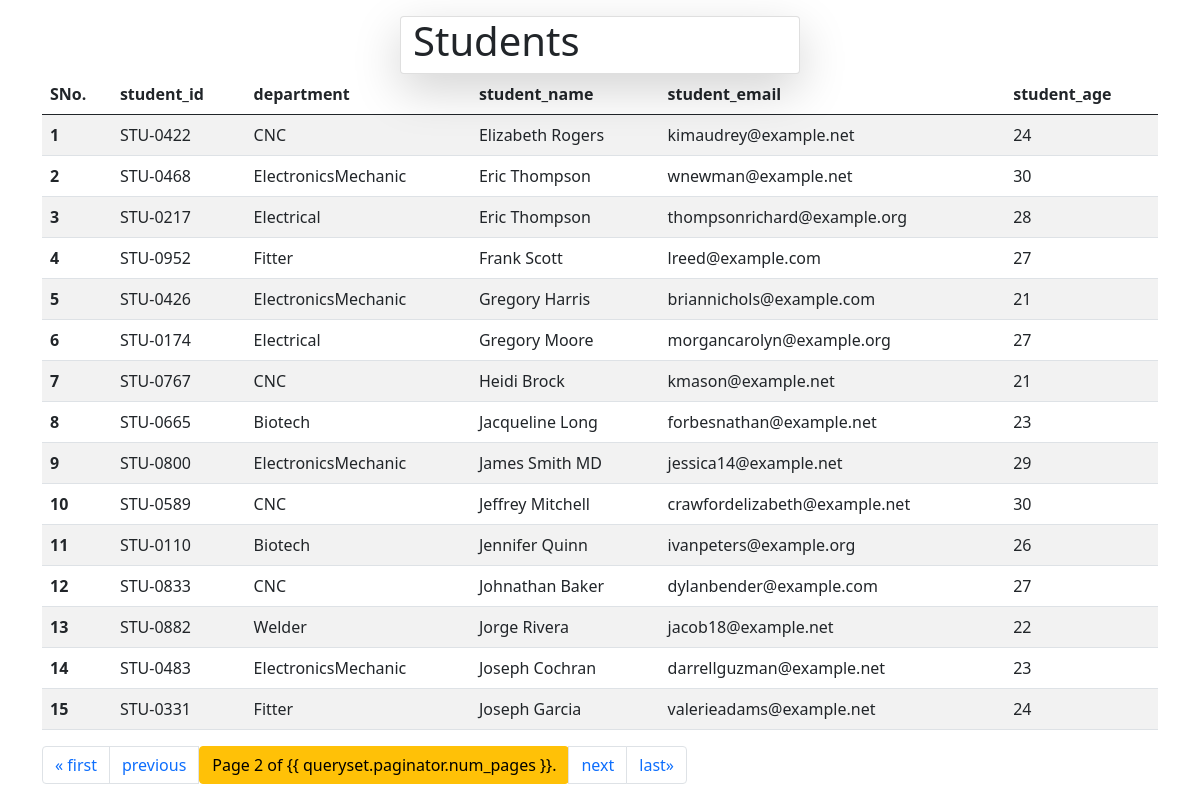
Screenshot of /students/?page=2 with the database file from the repository.
### vege/models.py (models this page shows)
class Student(models.Model):
    department = models.ForeignKey(
        Department, related_name="depart", on_delete=models.CASCADE)
    student_id = models.OneToOneField(
        StudentID, related_name="studentid", on_delete=models.CASCADE)
    student_name = models.CharField(max_length=100)
    student_email = models.EmailField(unique=True)
    student_age = models.IntegerField(default=18)
    student_address = models.TextField()
    def __str__(self) -> str:
        return self.student_name
    class Meta:
        ordering = ['student_name']
        verbose_name = "student"

class StudentID(models.Model):
    student_id = models.CharField(max_length=100)
    def __str__(self) -> str:
        return self.student_id

class Department(models.Model):
    department = models.CharField(max_length=100)
    def __str__(self) -> str:
        return self.department
    class Meta:
        ordering = ['department']

### vege/views.py (the view)
# urls.py: path('students/',views.get_students,name='get_studentss'),
def get_students(request):
    queryset = Student.objects.all()
    if request.GET.get('search'):
        search=request.GET.get('search')
        queryset=queryset.filter(Student_name__icontains=search)
    paginator = Paginator(queryset, 15)  # Show 25 contacts per page.
    page_number = request.GET.get("page", 1)
    page_obj = paginator.get_page(page_number)
    return render(request, 'report/students.html', {'queryset': page_obj})

### vege/templates/report/students.html (shortened to what this page needs)
<!DOCTYPE html>
<html lang="en">
<head>
    <link href="https://cdn.jsdelivr.net/npm/bootstrap@5.0.2/dist/css/bootstrap.min.css" rel="stylesheet"
>
</head>
<body>
    <div class="container col-4 card mt-3 shadow-lg">
        <h1>Students</h1>
    </div>
    <div class="container">
        <table class="table table-striped">
            <thead class="thead-dark">
                <tr>
                    <th scope="col">SNo.</th>
                    <th scope="col">student_id</th>
                    <th scope="col">department</th>
                    <th scope="col">student_name</th>
                    <th scope="col">student_email</th>
                    <th scope="col">student_age</th>
                </tr>
            </thead>
            <tbody>
                {% for student in queryset %}
                <tr>
                    <th scope="row">{{forloop.counter}}</th>
                    <td>{{student.student_id}}</td>
                    <td>{{student.department}}</td>
                    <td>{{student.student_name}}</td>
                    <td>{{student.student_email}}</td>
                    <td>{{student.student_age}}</td>
                </tr>
                {% endfor %}
            </tbody>
        </table>
        <div class="pagination">
            <nav aria-label="Page navigation example">
                <ul class="pagination">
                    {% if queryset.has_previous %}
                    <li class="page-item"><a class="page-link" href="?page=1">&laquo; first</a></li>
                    <li class="page-item"><a class="page-link"
                            href="?page={{ queryset.previous_page_number }}">previous</a></li>
                    {% endif %}
                    <span class="current btn btn-warning">Page {{ queryset.number }} of {{ queryset.paginator.num_pages
                        }}.</span>
                    {% if queryset.has_next %}
                    <li class="page-item"><a class="page-link" href="?page={{ queryset.next_page_number }}">next</a>
                    </li>
                    <li class="page-item"><a class="page-link"
                            href="?page={{ queryset.paginator.num_pages }}">last&raquo;</a></li>
                    {% endif %}
                </ul>
            </nav>
        </div>
    </div>
</body>
</html>

### rows the page displays
Student: student_id "STU-0422", department "CNC", student_name "Elizabeth Rogers", student_email "kimaudrey@example.net", student_age "24"
Student: student_id "STU-0468", department "ElectronicsMechanic", student_name "Eric Thompson", student_email "wnewman@example.net", student_age "30"
Student: student_id "STU-0217", department "Electrical", student_name "Eric Thompson", student_email "thompsonrichard@example.org", student_age "28"
Student: student_id "STU-0952", department "Fitter", student_name "Frank Scott", student_email "lreed@example.com", student_age "27"
Student: student_id "STU-0426", department "ElectronicsMechanic", student_name "Gregory Harris", student_email "briannichols@example.com", student_age "21"
Student: student_id "STU-0174", department "Electrical", student_name "Gregory Moore", student_email "morgancarolyn@example.org", student_age "27"
Student: student_id "STU-0767", department "CNC", student_name "Heidi Brock", student_email "kmason@example.net", student_age "21"
Student: student_id "STU-0665", department "Biotech", student_name "Jacqueline Long", student_email "forbesnathan@example.net", student_age "23"
Student: student_id "STU-0800", department "ElectronicsMechanic", student_name "James Smith MD", student_email "jessica14@example.net", student_age "29"
Student: student_id "STU-0589", department "CNC", student_name "Jeffrey Mitchell", student_email "crawfordelizabeth@example.net", student_age "30"
Student: student_id "STU-0110", department "Biotech", student_name "Jennifer Quinn", student_email "ivanpeters@example.org", student_age "26"
Student: student_id "STU-0833", department "CNC", student_name "Johnathan Baker", student_email "dylanbender@example.com", student_age "27"
Student: student_id "STU-0882", department "Welder", student_name "Jorge Rivera", student_email "jacob18@example.net", student_age "22"
Student: student_id "STU-0483", department "ElectronicsMechanic", student_name "Joseph Cochran", student_email "darrellguzman@example.net", student_age "23"
Student: student_id "STU-0331", department "Fitter", student_name "Joseph Garcia", student_email "valerieadams@example.net", student_age "24"

### other values shown
{{ queryset.number }} "2"
